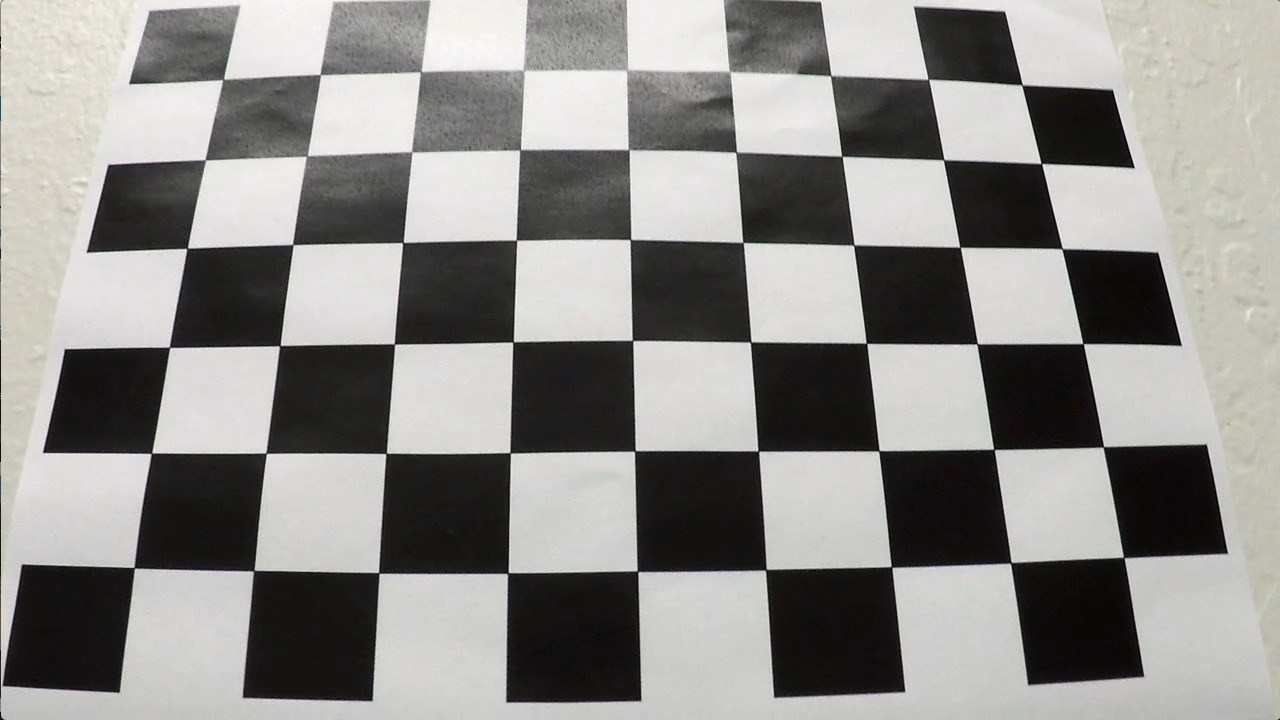
#> input picture camera_cal/calibration3.jpg, 1280 x 720 px
$ python perspective.py   (Python 2 division)
#> lines starting #> are read from the running program, lines starting #| are printed output that depends on the picture
### undistort.py
"""
Dealing with camera distortion and calibration.
"""

import cv2
import glob
import matplotlib.pyplot as plt
import numpy as np
import shelve
import tqdm

from utils import full_fname_to_core_name, show_transformation_on_test_images

NX = 9
NY = 6


def compute_corners(img, nx=NX, ny=NY, draw_corners_name=None):
    """ Compute corners in the calibration image """
    # Convert to grayscale
    gray = cv2.cvtColor(img, cv2.COLOR_BGR2GRAY)

    # Find the chessboard corners
    ret, corners = cv2.findChessboardCorners(gray, (nx, ny), None)

    # If found, draw and display the corners
    if ret and draw_corners_name:
        cv2.drawChessboardCorners(img, (nx, ny), corners, ret)
        plt.imsave('out/{}.png'.format(draw_corners_name), img)
    return ret, corners


# [5 lines left out: function illustrate_found_corners, not called in this run]


def compute_undistortion_parameters(nx=NX, ny=NY):
    # 3d points in real world, like [0, 0, 0], [1, 0, 0]
#> called with nx = 9, ny = 6
    object_points = np.zeros((ny*nx, 3), np.float32)
    object_points[:, :2] = np.mgrid[0:nx, 0:ny].T.reshape(-1, 2)

    obj_pt_acc = []
    img_pt_acc = []

    for img_fname in glob.glob('camera_cal/*'):
        img = cv2.imread(img_fname)
#> img is the input picture: shape (720, 1280, 3); mean B, G, R 138.1, 141, 141.8
        ret, corners = compute_corners(img)
#> in compute_corners, `ret, corners = cv2.findChessboardCorners(gray, (nx, ny), None)`: ret = True; corners = 54 rows, first 8: [224.4, 78.44], [319.5, 74.21], [421.5, 70.78], [524.5, 70.76], [625.8, 70.84], [729.5, 71.51], [830.6, 75.96], [927.9, 78.63]
#> ret = True

        if ret:
            obj_pt_acc.append(object_points)
            img_pt_acc.append(corners)

    img_size = img.shape[1], img.shape[0]
#> img_size = (1280, 720)

    ret, mtx, dist, rvecs, tvecs = cv2.calibrateCamera(obj_pt_acc, img_pt_acc,
                                                       img_size, None, None)
#> ret = 1.12; mtx = [[1364.2, 0, 697.7], [0, 1379.1, 344.7], [0, 0, 1]]; dist = [[-0.327, -0.363, 0.018, -0.00245, 1.48]]; rvecs = ([-0.514, -0.0895, -0.0234],); tvecs = ([-4.67, -2.64, 12.53],)

    assert ret, "Failed to compute undistortion parameters"

    return {
      "camera matrix": mtx,
      "distortion coefficients": dist,
      "rotation vectors": rvecs,
      "translations vectors": tvecs
    }


def easy_undistortion_params():
    s = shelve.open('stuff.db', writeback=True)
    if 'dist params' in s:
        params = s['dist params']
    else:
        params = compute_undistortion_parameters()
#> params = {'camera matrix': [[1364.2, 0, 697.7], [0, 1379.1, 344.7], [0, 0, 1]], 'distortion coefficients': [[-0.327, -0.363, 0.018, -0.00245, 1.48]], 'rotation vectors': ([-0.514, -0.0895, -0.0234],), 'translations vectors': ([-4.67, -2.64, 12.53],)}
        s['dist params'] = params
    s.close()
    return params['camera matrix'], params['distortion coefficients']


def undistort_factory():
    camera_matrix, distortion_coeffs = easy_undistortion_params()
#> camera_matrix has the same summary as mtx in compute_undistortion_parameters; distortion_coeffs = [[-0.327, -0.363, 0.018, -0.00245, 1.48]]
    f = lambda img: cv2.undistort(img, camera_matrix, distortion_coeffs,
                                  None, camera_matrix)
    return f


# [9 lines left out: function show_undistortion_on_checkboard_images, not called in this run]


def show_distortion_on_test_images():
    undist = undistort_factory()
    show_transformation_on_test_images(undist, 'undist')


# [39 lines left out: functions writeup_visualisation_checkerboard, writeup_visualisation_car, not called in this run]


# [6 lines that do not run on import are left out]

### perspective.py
import cv2
import matplotlib.pyplot as plt
import numpy as np

from utils import show_transformation_on_test_images
from color_grad import combined_thresholding
from undistort import undistort_factory

def make_warpers(w=1280, h=720):
    bottom_w = w
    top_w = 249
    bottom_h = h - 20
    top_h = bottom_h - 228
    delta_w = 0

    region_vertices = np.array([[((w - bottom_w) // 2 + delta_w, bottom_h),
                                 ((w - top_w) // 2 + delta_w, top_h),
                                 ((w + top_w) // 2 + delta_w, top_h),
                                 ((w + bottom_w) // 2 + delta_w, bottom_h)]],
                               dtype=np.float32)

    offsetH = 10
    offsetW = 100
    dest_vertices = np.array([[(offsetW, h - offsetH),
                               (offsetW, offsetH),
                               (w - offsetW, offsetH),
                               (w - offsetW, h - offsetH)]],
                               dtype=np.float32)

    M = cv2.getPerspectiveTransform(region_vertices, dest_vertices)
    Minv = cv2.getPerspectiveTransform(dest_vertices, region_vertices)

    warp = lambda img: cv2.warpPerspective(img, M, (w, h), flags=cv2.INTER_LINEAR)
    unwarp = lambda img: cv2.warpPerspective(img, Minv, (w, h), flags=cv2.INTER_LINEAR)
    return warp, unwarp


def show_warping():
    warp, unwarp = make_warpers()
    show_transformation_on_test_images(warp, 'warp')


def show_undistort_warp():
    from undistort import undistort_factory
    undst = undistort_factory()
    warp, unwarp = make_warpers()
    f = lambda img: warp(undst(img))
    show_transformation_on_test_images(f, 'undist_warp')


def show_pipeline():
    undst = undistort_factory()
    warp, unwarp = make_warpers()
    f = lambda img: warp(255 * combined_thresholding(undst(img)))
    show_transformation_on_test_images(f, 'pre_linefind_pipeline')


def writeup_show_warping():
    undst_f = undistort_factory()
    img_fname = 'img/test3.jpg'

    img = cv2.imread(img_fname)
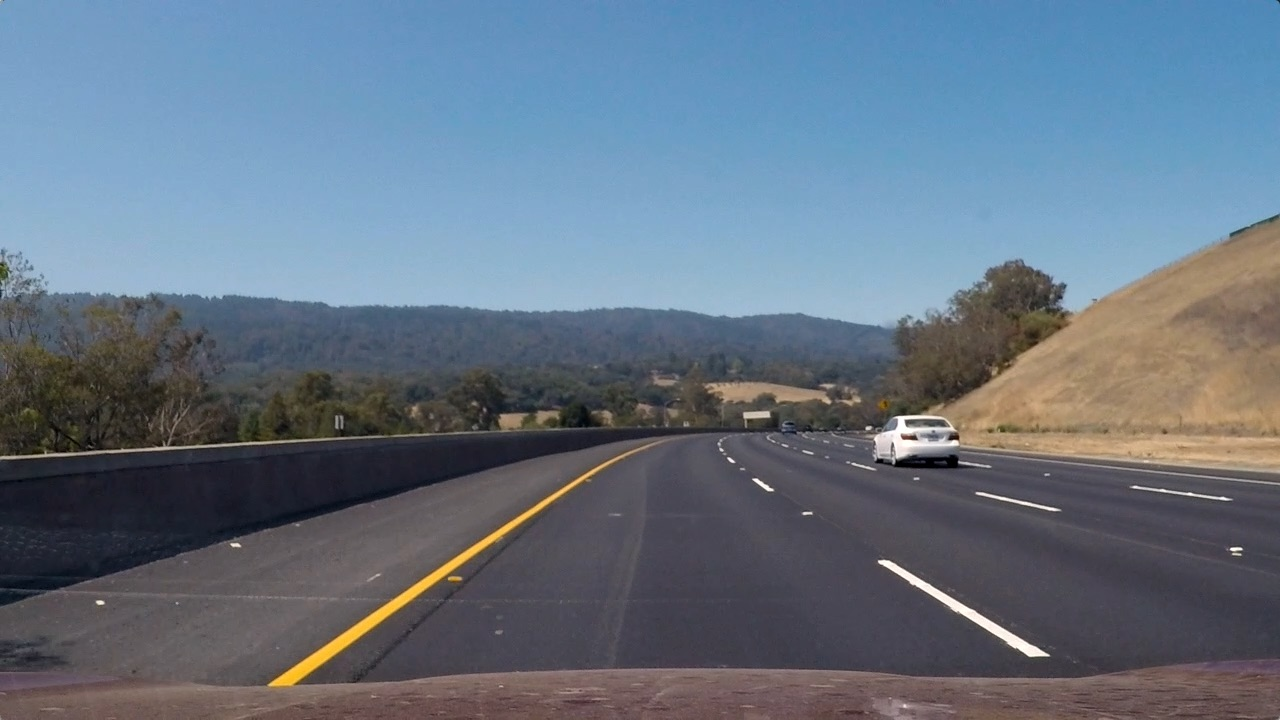
#> input picture img/test3.jpg, 1280 x 720 px
#> img is the input picture: shape (720, 1280, 3); mean B, G, R 130.7, 115.3, 101.1
    img = cv2.cvtColor(img, cv2.COLOR_BGR2RGB)
    img = undst_f(img)
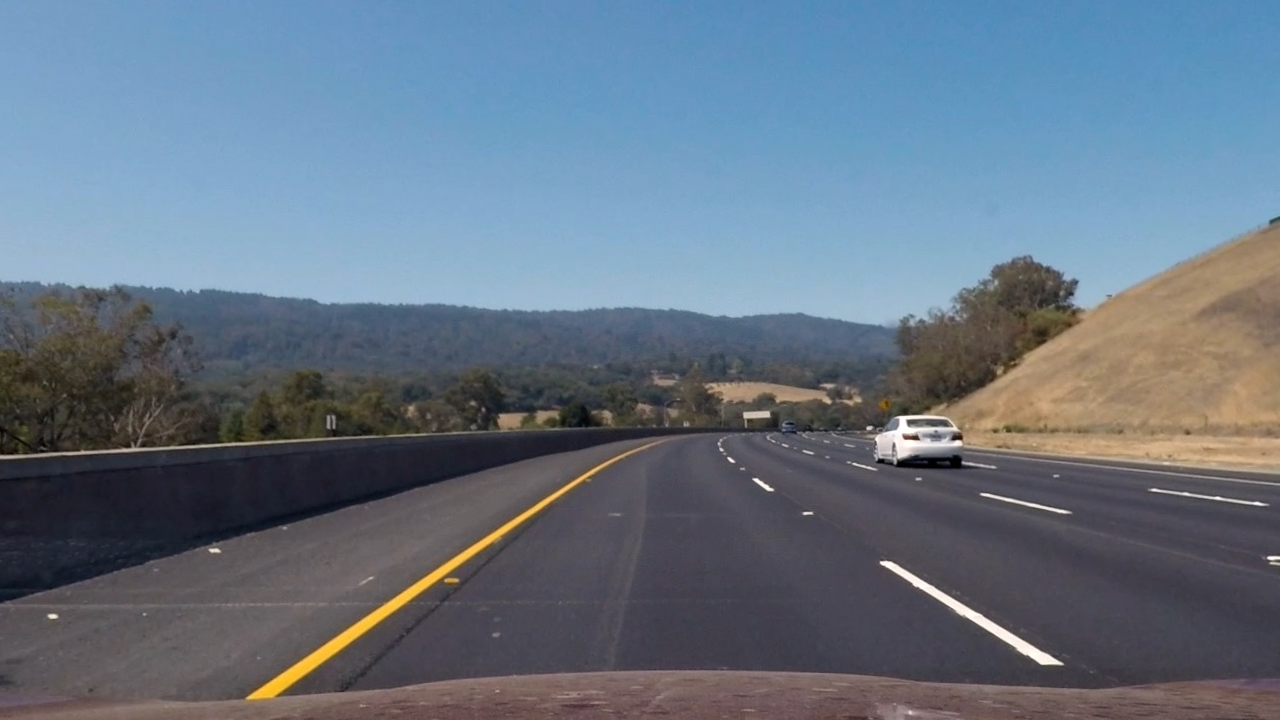
#> img: shape (720, 1280, 3); mean R, G, B 101.6, 115.9, 131

    w = 1280
    h = 720
    bottom_w = w
    top_w = 249
    bottom_h = h - 20
    top_h = bottom_h - 228
    delta_w = 0

    region_vertices = np.array([[((w - bottom_w) // 2 + delta_w, bottom_h),
                                 ((w - top_w) // 2 + delta_w, top_h),
                                 ((w + top_w) // 2 + delta_w, top_h),
                                 ((w + bottom_w) // 2 + delta_w, bottom_h)]],
                               dtype=np.int32)

    offsetH = 10
    offsetW = 100
    dest_vertices = np.array([[(offsetW, h - offsetH),
                               (offsetW, offsetH),
                               (w - offsetW, offsetH),
                               (w - offsetW, h - offsetH)]],
                               dtype=np.int32)

    print region_vertices
    print dest_vertices

    region_img = np.copy(img)
    cv2.polylines(region_img, region_vertices, True, (0, 0, 255), 5)
    cv2.polylines(region_img, dest_vertices, True, (0, 255, 0), 2)
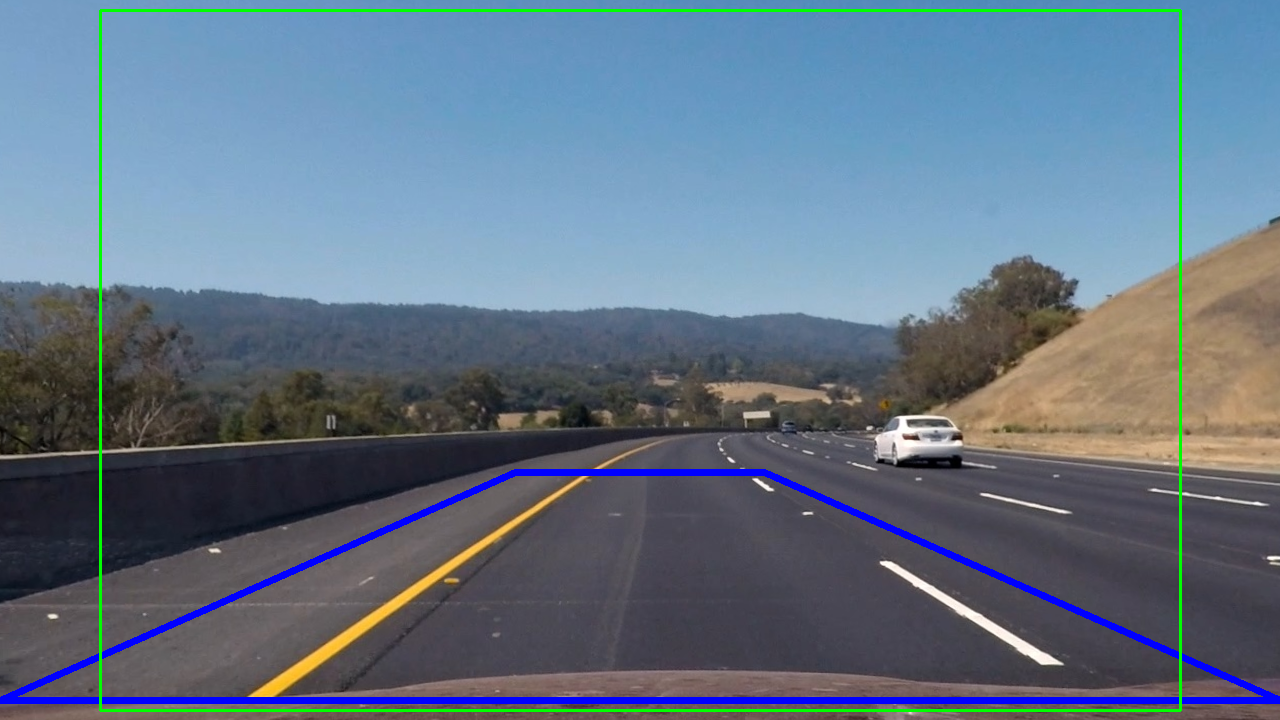
#> region_img: shape (720, 1280, 3); mean R, G, B 98.4, 115.7, 132.7

    warp, unwarp = make_warpers()

    f, (ax1, ax2) = plt.subplots(1, 2, figsize=(16, 8))
    f.tight_layout()
    ax1.set_title('Test image with warp source and destination marked')
    ax1.imshow(region_img)

    ax2.set_title('Perspective warped image')
    ax2.imshow(warp(img))

    plt.subplots_adjust(left=0., right=1, top=0.9, bottom=0.)
    plt.savefig('out/warping.jpg')
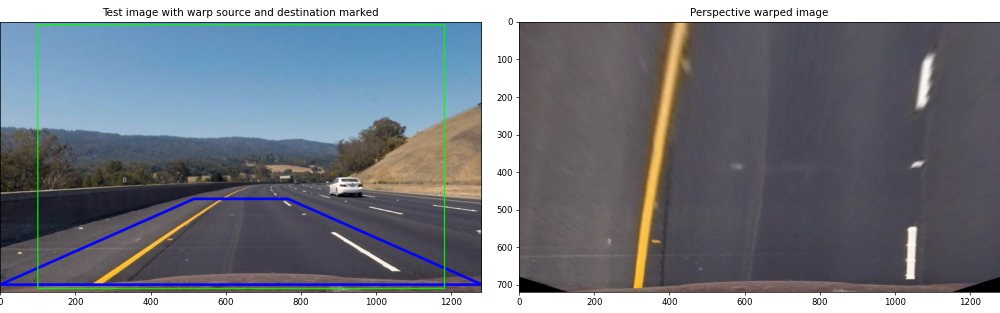
#> figure drawn by matplotlib, 2 panels
    plt.close()


if __name__ == '__main__':
    # show_warping()
    # show_undistort_warp()
    # show_pipeline()

    writeup_show_warping()
